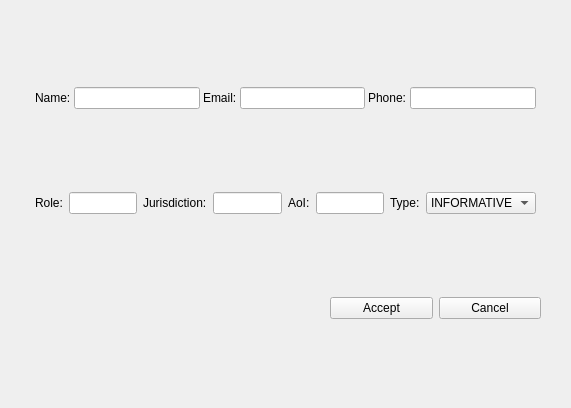
<?xml version="1.0" encoding="UTF-8"?>
<ui version="4.0">
 <class>form_uhub_org</class>
 <widget class="QWidget" name="form_uhub_org">
  <property name="geometry">
   <rect>
    <x>0</x>
    <y>0</y>
    <width>571</width>
    <height>408</height>
   </rect>
  </property>
  <property name="windowTitle">
   <string>Form</string>
  </property>
  <layout class="QVBoxLayout" name="verticalLayout">
   <property name="leftMargin">
    <number>30</number>
   </property>
   <property name="topMargin">
    <number>10</number>
   </property>
   <property name="rightMargin">
    <number>30</number>
   </property>
   <item>
    <layout class="QHBoxLayout" name="hlayout_name" stretch="0,0,0,0,0,0">
     <property name="spacing">
      <number>3</number>
     </property>
     <property name="leftMargin">
      <number>5</number>
     </property>
     <property name="rightMargin">
      <number>5</number>
     </property>
     <item>
      <widget class="QLabel" name="lbl_name">
       <property name="text">
        <string>Name:</string>
       </property>
      </widget>
     </item>
     <item>
      <widget class="QLineEdit" name="le_name"/>
     </item>
     <item>
      <widget class="QLabel" name="lbl_email">
       <property name="text">
        <string>Email:</string>
       </property>
      </widget>
     </item>
     <item>
      <widget class="QLineEdit" name="le_email"/>
     </item>
     <item>
      <widget class="QLabel" name="lbl_phone">
       <property name="text">
        <string>Phone:</string>
       </property>
      </widget>
     </item>
     <item>
      <widget class="QLineEdit" name="le_phone"/>
     </item>
    </layout>
   </item>
   <item>
    <layout class="QHBoxLayout" name="hlayout_role" stretch="0,0,0,0,0,0,0,0">
     <property name="leftMargin">
      <number>5</number>
     </property>
     <property name="rightMargin">
      <number>5</number>
     </property>
     <item>
      <widget class="QLabel" name="lbl_role">
       <property name="text">
        <string>Role:</string>
       </property>
      </widget>
     </item>
     <item>
      <widget class="QLineEdit" name="le_role"/>
     </item>
     <item>
      <widget class="QLabel" name="lbl_jurisdiction">
       <property name="text">
        <string>Jurisdiction:</string>
       </property>
       <property name="wordWrap">
        <bool>false</bool>
       </property>
      </widget>
     </item>
     <item>
      <widget class="QLineEdit" name="le_jurisdiction"/>
     </item>
     <item>
      <widget class="QLabel" name="lbl_aoi">
       <property name="text">
        <string>AoI:</string>
       </property>
      </widget>
     </item>
     <item>
      <widget class="QLineEdit" name="le_aoi"/>
     </item>
     <item>
      <widget class="QLabel" name="lbl_type">
       <property name="text">
        <string>Type:</string>
       </property>
      </widget>
     </item>
     <item>
      <widget class="QComboBox" name="cb_type">
       <item>
        <property name="text">
         <string>INFORMATIVE</string>
        </property>
       </item>
       <item>
        <property name="text">
         <string>OPERATIVE</string>
        </property>
       </item>
      </widget>
     </item>
    </layout>
   </item>
   <item>
    <layout class="QHBoxLayout" name="hlayout_btn_uhub_org">
     <property name="leftMargin">
      <number>300</number>
     </property>
     <item>
      <widget class="QPushButton" name="btn_accept">
       <property name="text">
        <string>Accept</string>
       </property>
      </widget>
     </item>
     <item>
      <widget class="QPushButton" name="btn_cancel">
       <property name="text">
        <string>Cancel</string>
       </property>
      </widget>
     </item>
    </layout>
   </item>
  </layout>
 </widget>
 <resources/>
 <connections/>
</ui>
